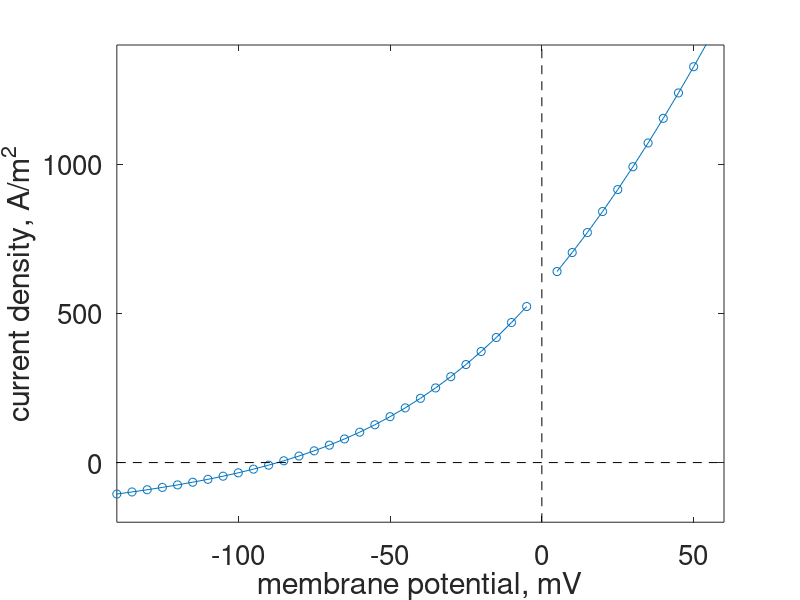

Source code (MATLAB):
% Huguet et al., 2014 - Astrocyte Model
% Looking at their astrocyte K+ channel model
% specifically as a model of Kir4.1
% coding up the IK from this paper (equation for I_K,A p 453)

%constants
PK = 4.810*1e-6; %cm/s, K+ membrane permeability constant
F = 96485; %C/mol, Faraday's constant
R = 8.31; %J/mol K, ideal gas constant
T = 310; %K, absolute temperature

%parameters - could change dynamically
Ke = 5*1e-3; %M, external [K+]  %bath solution, from Seifart et al., 2009
Ki = 130*1e-3; %M, internal [K+]  %pipette solution, from Seifart et al., 2009

%Vm for I-V curve
Vm = (-140:5:60).*1e-3; %V, wheras I-V curves in other papers are in mV

%functions
phi = Vm.*F./(R*T); %dimensionless since F/RT has units 1/V
I_K = PK*F*phi.*(Ke*exp(-phi) - Ki)./(exp(-phi)-1); %units C/cm^2 s or amp/cm^2

plot(Vm*10^3, I_K*1e4, '-o');
line([-140,60],[0,0],'LineStyle','--', 'Color', 'k');
line([0,0],[-200,1400],'LineStyle','--', 'Color', 'k');
xlabel('membrane potential, mV'); ylabel('current density, A/m^2');
set(gca,'FontSize',20); xlim([-140,60]); ylim([-200,1400]);
%units mV, amp/m^2

% %divide by membrane capacitance to get I = V/s
% Cma = 1e-6*(10^4); %1 muF/cm^2, astrocyte membrane capacitance per area
% plot(Vm*10^3, I_K*1e4./Cma, '-o');
% line([-140,60],[0,0],'LineStyle','--', 'Color', 'k');
% % line([0,0],[-200,1400],'LineStyle','--', 'Color', 'k');
% xlabel('membrane potential, mV'); ylabel('volts per second (A/F)');
% set(gca,'FontSize',20); xlim([-140,60]); %ylim([-200,1400]);
% 

